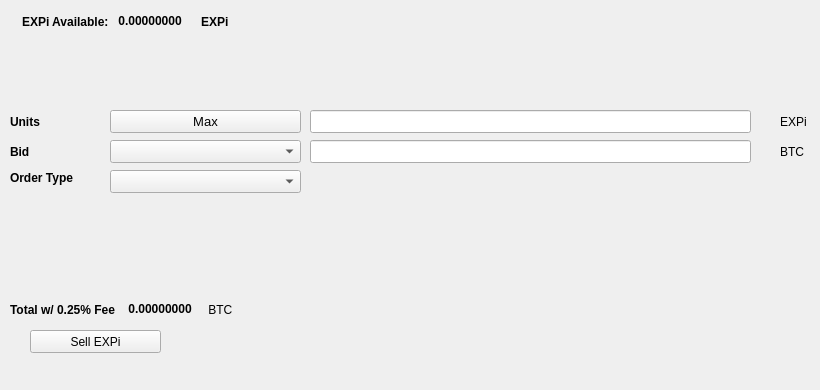
   <widget class="QWidget" name="SellTab">
    <attribute name="title">
     <string>Sell</string>
    </attribute>
    <widget class="QLabel" name="label_16">
     <property name="geometry">
      <rect>
       <x>780</x>
       <y>140</y>
       <width>31</width>
       <height>23</height>
      </rect>
     </property>
     <property name="text">
      <string>BTC</string>
     </property>
    </widget>
    <widget class="QComboBox" name="SellBidcomboBox">
     <property name="geometry">
      <rect>
       <x>110</x>
       <y>140</y>
       <width>191</width>
       <height>23</height>
      </rect>
     </property>
     <property name="font">
      <font>
       <pointsize>10</pointsize>
      </font>
     </property>
    </widget>
    <widget class="QLabel" name="label_18">
     <property name="geometry">
      <rect>
       <x>10</x>
       <y>110</y>
       <width>46</width>
       <height>23</height>
      </rect>
     </property>
     <property name="font">
      <font>
       <weight>75</weight>
       <bold>true</bold>
      </font>
     </property>
     <property name="text">
      <string>Units</string>
     </property>
    </widget>
    <widget class="QPushButton" name="Sell_Max_Amount">
     <property name="geometry">
      <rect>
       <x>110</x>
       <y>110</y>
       <width>191</width>
       <height>23</height>
      </rect>
     </property>
     <property name="font">
      <font>
       <pointsize>10</pointsize>
      </font>
     </property>
     <property name="text">
      <string>Max</string>
     </property>
    </widget>
    <widget class="QLabel" name="label_20">
     <property name="geometry">
      <rect>
       <x>10</x>
       <y>170</y>
       <width>91</width>
       <height>16</height>
      </rect>
     </property>
     <property name="font">
      <font>
       <weight>75</weight>
       <bold>true</bold>
      </font>
     </property>
     <property name="text">
      <string>Order Type</string>
     </property>
    </widget>
    <widget class="QComboBox" name="SellOrdertypeCombo">
     <property name="geometry">
      <rect>
       <x>110</x>
       <y>170</y>
       <width>191</width>
       <height>23</height>
      </rect>
     </property>
     <property name="font">
      <font>
       <pointsize>10</pointsize>
      </font>
     </property>
    </widget>
    <widget class="QLabel" name="label_21">
     <property name="geometry">
      <rect>
       <x>10</x>
       <y>140</y>
       <width>46</width>
       <height>23</height>
      </rect>
     </property>
     <property name="font">
      <font>
       <weight>75</weight>
       <bold>true</bold>
      </font>
     </property>
     <property name="text">
      <string>Bid</string>
     </property>
    </widget>
    <widget class="QLabel" name="label_22">
     <property name="geometry">
      <rect>
       <x>780</x>
       <y>110</y>
       <width>31</width>
       <height>23</height>
      </rect>
     </property>
     <property name="text">
      <string>EXPi</string>
     </property>
    </widget>
    <widget class="QLineEdit" name="UnitsInputEXPi">
     <property name="geometry">
      <rect>
       <x>310</x>
       <y>110</y>
       <width>441</width>
       <height>23</height>
      </rect>
     </property>
     <property name="font">
      <font>
       <pointsize>9</pointsize>
       <weight>75</weight>
       <bold>true</bold>
      </font>
     </property>
    </widget>
    <widget class="QLineEdit" name="SellBidPriceEdit">
     <property name="geometry">
      <rect>
       <x>310</x>
       <y>140</y>
       <width>441</width>
       <height>23</height>
      </rect>
     </property>
     <property name="font">
      <font>
       <pointsize>9</pointsize>
       <weight>75</weight>
       <bold>true</bold>
      </font>
     </property>
    </widget>
    <widget class="QPushButton" name="SellEXPiBTN">
     <property name="geometry">
      <rect>
       <x>30</x>
       <y>330</y>
       <width>131</width>
       <height>23</height>
      </rect>
     </property>
     <property name="text">
      <string>Sell EXPi</string>
     </property>
     <property name="icon">
      <iconset resource="../expi">
       <normaloff>:/icons/bitcoin</normaloff>:/icons/bitcoin</iconset>
     </property>
    </widget>
    <widget class="QWidget" name="layoutWidget3">
     <property name="geometry">
      <rect>
       <x>22</x>
       <y>12</y>
       <width>258</width>
       <height>19</height>
      </rect>
     </property>
     <layout class="QHBoxLayout" name="horizontalLayout">
      <item>
       <widget class="QLabel" name="label232_2">
        <property name="font">
         <font>
          <weight>75</weight>
          <bold>true</bold>
         </font>
        </property>
        <property name="text">
         <string>EXPi Available:</string>
        </property>
       </widget>
      </item>
      <item>
       <widget class="QLabel" name="EXPiAvailableLabel">
        <property name="palette">
         <palette>
          <active>
           <colorrole role="WindowText">
            <brush brushstyle="SolidPattern">
             <color alpha="255">
              <red>0</red>
              <green>0</green>
              <blue>0</blue>
             </color>
            </brush>
           </colorrole>
           <colorrole role="Button">
            <brush brushstyle="SolidPattern">
             <color alpha="255">
              <red>0</red>
              <green>170</green>
              <blue>0</blue>
             </color>
            </brush>
           </colorrole>
           <colorrole role="Light">
            <brush brushstyle="SolidPattern">
             <color alpha="255">
              <red>0</red>
              <green>255</green>
              <blue>0</blue>
             </color>
            </brush>
           </colorrole>
           <colorrole role="Midlight">
            <brush brushstyle="SolidPattern">
             <color alpha="255">
              <red>0</red>
              <green>212</green>
              <blue>0</blue>
             </color>
            </brush>
           </colorrole>
           <colorrole role="Dark">
            <brush brushstyle="SolidPattern">
             <color alpha="255">
              <red>0</red>
              <green>85</green>
              <blue>0</blue>
             </color>
            </brush>
           </colorrole>
           <colorrole role="Mid">
            <brush brushstyle="SolidPattern">
             <color alpha="255">
              <red>0</red>
              <green>113</green>
              <blue>0</blue>
             </color>
            </brush>
           </colorrole>
           <colorrole role="Text">
            <brush brushstyle="SolidPattern">
             <color alpha="255">
              <red>0</red>
              <green>170</green>
              <blue>0</blue>
             </color>
            </brush>
           </colorrole>
           <colorrole role="BrightText">
            <brush brushstyle="SolidPattern">
             <color alpha="255">
              <red>255</red>
              <green>255</green>
              <blue>255</blue>
             </color>
            </brush>
           </colorrole>
           <colorrole role="ButtonText">
            <brush brushstyle="SolidPattern">
             <color alpha="255">
              <red>0</red>
              <green>0</green>
              <blue>0</blue>
             </color>
            </brush>
           </colorrole>
           <colorrole role="Base">
            <brush brushstyle="SolidPattern">
             <color alpha="255">
              <red>255</red>
              <green>255</green>
              <blue>255</blue>
             </color>
            </brush>
           </colorrole>
           <colorrole role="Window">
            <brush brushstyle="SolidPattern">
             <color alpha="255">
              <red>0</red>
              <green>170</green>
              <blue>0</blue>
             </color>
            </brush>
           </colorrole>
           <colorrole role="Shadow">
            <brush brushstyle="SolidPattern">
             <color alpha="255">
              <red>0</red>
              <green>0</green>
              <blue>0</blue>
             </color>
            </brush>
           </colorrole>
           <colorrole role="AlternateBase">
            <brush brushstyle="SolidPattern">
             <color alpha="255">
              <red>127</red>
              <green>212</green>
              <blue>127</blue>
             </color>
            </brush>
           </colorrole>
           <colorrole role="ToolTipBase">
            <brush brushstyle="SolidPattern">
             <color alpha="255">
              <red>255</red>
              <green>255</green>
              <blue>220</blue>
             </color>
            </brush>
           </colorrole>
           <colorrole role="ToolTipText">
            <brush brushstyle="SolidPattern">
             <color alpha="255">
              <red>0</red>
              <green>0</green>
              <blue>0</blue>
             </color>
            </brush>
           </colorrole>
          </active>
          <inactive>
           <colorrole role="WindowText">
            <brush brushstyle="SolidPattern">
             <color alpha="255">
              <red>0</red>
              <green>0</green>
              <blue>0</blue>
             </color>
            </brush>
           </colorrole>
           <colorrole role="Button">
            <brush brushstyle="SolidPattern">
             <color alpha="255">
              <red>0</red>
              <green>170</green>
              <blue>0</blue>
             </color>
            </brush>
           </colorrole>
           <colorrole role="Light">
            <brush brushstyle="SolidPattern">
             <color alpha="255">
              <red>0</red>
              <green>255</green>
              <blue>0</blue>
             </color>
            </brush>
           </colorrole>
           <colorrole role="Midlight">
            <brush brushstyle="SolidPattern">
             <color alpha="255">
              <red>0</red>
              <green>212</green>
              <blue>0</blue>
             </color>
            </brush>
           </colorrole>
           <colorrole role="Dark">
            <brush brushstyle="SolidPattern">
             <color alpha="255">
              <red>0</red>
              <green>85</green>
              <blue>0</blue>
             </color>
            </brush>
           </colorrole>
           <colorrole role="Mid">
            <brush brushstyle="SolidPattern">
             <color alpha="255">
              <red>0</red>
              <green>113</green>
              <blue>0</blue>
             </color>
            </brush>
           </colorrole>
           <colorrole role="Text">
            <brush brushstyle="SolidPattern">
             <color alpha="255">
              <red>0</red>
              <green>170</green>
              <blue>0</blue>
             </color>
            </brush>
           </colorrole>
           <colorrole role="BrightText">
            <brush brushstyle="SolidPattern">
             <color alpha="255">
              <red>255</red>
              <green>255</green>
              <blue>255</blue>
             </color>
            </brush>
           </colorrole>
           <colorrole role="ButtonText">
            <brush brushstyle="SolidPattern">
             <color alpha="255">
              <red>0</red>
              <green>0</green>
              <blue>0</blue>
             </color>
            </brush>
           </colorrole>
           <colorrole role="Base">
            <brush brushstyle="SolidPattern">
             <color alpha="255">
              <red>255</red>
              <green>255</green>
              <blue>255</blue>
             </color>
            </brush>
           </colorrole>
           <colorrole role="Window">
            <brush brushstyle="SolidPattern">
             <color alpha="255">
              <red>0</red>
              <green>170</green>
              <blue>0</blue>
             </color>
            </brush>
           </colorrole>
           <colorrole role="Shadow">
            <brush brushstyle="SolidPattern">
             <color alpha="255">
              <red>0</red>
              <green>0</green>
              <blue>0</blue>
             </color>
            </brush>
           </colorrole>
           <colorrole role="AlternateBase">
            <brush brushstyle="SolidPattern">
             <color alpha="255">
              <red>127</red>
              <green>212</green>
              <blue>127</blue>
             </color>
            </brush>
           </colorrole>
           <colorrole role="ToolTipBase">
            <brush brushstyle="SolidPattern">
             <color alpha="255">
              <red>255</red>
              <green>255</green>
              <blue>220</blue>
             </color>
            </brush>
           </colorrole>
           <colorrole role="ToolTipText">
            <brush brushstyle="SolidPattern">
             <color alpha="255">
              <red>0</red>
              <green>0</green>
              <blue>0</blue>
             </color>
            </brush>
           </colorrole>
          </inactive>
          <disabled>
           <colorrole role="WindowText">
            <brush brushstyle="SolidPattern">
             <color alpha="255">
              <red>0</red>
              <green>85</green>
              <blue>0</blue>
             </color>
            </brush>
           </colorrole>
           <colorrole role="Button">
            <brush brushstyle="SolidPattern">
             <color alpha="255">
              <red>0</red>
              <green>170</green>
              <blue>0</blue>
             </color>
            </brush>
           </colorrole>
           <colorrole role="Light">
            <brush brushstyle="SolidPattern">
             <color alpha="255">
              <red>0</red>
              <green>255</green>
              <blue>0</blue>
             </color>
            </brush>
           </colorrole>
           <colorrole role="Midlight">
            <brush brushstyle="SolidPattern">
             <color alpha="255">
              <red>0</red>
              <green>212</green>
              <blue>0</blue>
             </color>
            </brush>
           </colorrole>
           <colorrole role="Dark">
            <brush brushstyle="SolidPattern">
             <color alpha="255">
              <red>0</red>
              <green>85</green>
              <blue>0</blue>
             </color>
            </brush>
           </colorrole>
           <colorrole role="Mid">
            <brush brushstyle="SolidPattern">
             <color alpha="255">
              <red>0</red>
              <green>113</green>
              <blue>0</blue>
             </color>
            </brush>
           </colorrole>
           <colorrole role="Text">
            <brush brushstyle="SolidPattern">
             <color alpha="255">
              <red>0</red>
              <green>85</green>
              <blue>0</blue>
             </color>
            </brush>
           </colorrole>
           <colorrole role="BrightText">
            <brush brushstyle="SolidPattern">
             <color alpha="255">
              <red>255</red>
              <green>255</green>
              <blue>255</blue>
             </color>
            </brush>
           </colorrole>
           <colorrole role="ButtonText">
            <brush brushstyle="SolidPattern">
             <color alpha="255">
              <red>0</red>
              <green>85</green>
              <blue>0</blue>
             </color>
            </brush>
           </colorrole>
           <colorrole role="Base">
            <brush brushstyle="SolidPattern">
             <color alpha="255">
              <red>0</red>
              <green>170</green>
              <blue>0</blue>
             </color>
            </brush>
           </colorrole>
           <colorrole role="Window">
            <brush brushstyle="SolidPattern">
             <color alpha="255">
              <red>0</red>
              <green>170</green>
              <blue>0</blue>
             </color>
            </brush>
           </colorrole>
           <colorrole role="Shadow">
            <brush brushstyle="SolidPattern">
             <color alpha="255">
              <red>0</red>
              <green>0</green>
              <blue>0</blue>
             </color>
            </brush>
           </colorrole>
           <colorrole role="AlternateBase">
            <brush brushstyle="SolidPattern">
             <color alpha="255">
              <red>0</red>
              <green>170</green>
              <blue>0</blue>
             </color>
            </brush>
           </colorrole>
           <colorrole role="ToolTipBase">
            <brush brushstyle="SolidPattern">
             <color alpha="255">
              <red>255</red>
              <green>255</green>
              <blue>220</blue>
             </color>
            </brush>
           </colorrole>
           <colorrole role="ToolTipText">
            <brush brushstyle="SolidPattern">
             <color alpha="255">
              <red>0</red>
              <green>0</green>
              <blue>0</blue>
             </color>
            </brush>
           </colorrole>
          </disabled>
         </palette>
        </property>
        <property name="font">
         <font>
          <weight>75</weight>
          <bold>true</bold>
         </font>
        </property>
        <property name="text">
         <string> 0.00000000 </string>
        </property>
        <property name="textInteractionFlags">
         <set>Qt::LinksAccessibleByMouse|Qt::TextSelectableByKeyboard|Qt::TextSelectableByMouse</set>
        </property>
       </widget>
      </item>
      <item>
       <widget class="QLabel" name="labelEXPi">
        <property name="font">
         <font>
          <weight>75</weight>
          <bold>true</bold>
         </font>
        </property>
        <property name="text">
         <string>EXPi</string>
        </property>
       </widget>
      </item>
     </layout>
    </widget>
    <widget class="QWidget" name="layoutWidget">
     <property name="geometry">
      <rect>
       <x>10</x>
       <y>300</y>
       <width>268</width>
       <height>19</height>
      </rect>
     </property>
     <layout class="QHBoxLayout" name="horizontalLayout_2">
      <item>
       <widget class="QLabel" name="label_19">
        <property name="font">
         <font>
          <weight>75</weight>
          <bold>true</bold>
         </font>
        </property>
        <property name="text">
         <string>Total w/ 0.25% Fee </string>
        </property>
       </widget>
      </item>
      <item>
       <widget class="QLabel" name="SellCostLabel">
        <property name="palette">
         <palette>
          <active>
           <colorrole role="WindowText">
            <brush brushstyle="SolidPattern">
             <color alpha="255">
              <red>0</red>
              <green>0</green>
              <blue>0</blue>
             </color>
            </brush>
           </colorrole>
           <colorrole role="Button">
            <brush brushstyle="SolidPattern">
             <color alpha="255">
              <red>0</red>
              <green>170</green>
              <blue>0</blue>
             </color>
            </brush>
           </colorrole>
           <colorrole role="Light">
            <brush brushstyle="SolidPattern">
             <color alpha="255">
              <red>0</red>
              <green>255</green>
              <blue>0</blue>
             </color>
            </brush>
           </colorrole>
           <colorrole role="Midlight">
            <brush brushstyle="SolidPattern">
             <color alpha="255">
              <red>0</red>
              <green>212</green>
              <blue>0</blue>
             </color>
            </brush>
           </colorrole>
           <colorrole role="Dark">
            <brush brushstyle="SolidPattern">
             <color alpha="255">
              <red>0</red>
              <green>85</green>
              <blue>0</blue>
             </color>
            </brush>
           </colorrole>
           <colorrole role="Mid">
            <brush brushstyle="SolidPattern">
             <color alpha="255">
              <red>0</red>
              <green>113</green>
              <blue>0</blue>
             </color>
            </brush>
           </colorrole>
           <colorrole role="Text">
            <brush brushstyle="SolidPattern">
             <color alpha="255">
              <red>0</red>
              <green>170</green>
              <blue>0</blue>
             </color>
            </brush>
           </colorrole>
           <colorrole role="BrightText">
            <brush brushstyle="SolidPattern">
             <color alpha="255">
              <red>255</red>
              <green>255</green>
              <blue>255</blue>
             </color>
            </brush>
           </colorrole>
           <colorrole role="ButtonText">
            <brush brushstyle="SolidPattern">
             <color alpha="255">
              <red>0</red>
              <green>0</green>
              <blue>0</blue>
             </color>
            </brush>
           </colorrole>
           <colorrole role="Base">
            <brush brushstyle="SolidPattern">
             <color alpha="255">
              <red>255</red>
              <green>255</green>
              <blue>255</blue>
             </color>
            </brush>
           </colorrole>
           <colorrole role="Window">
            <brush brushstyle="SolidPattern">
             <color alpha="255">
              <red>0</red>
              <green>170</green>
              <blue>0</blue>
             </color>
            </brush>
           </colorrole>
           <colorrole role="Shadow">
            <brush brushstyle="SolidPattern">
             <color alpha="255">
              <red>0</red>
              <green>0</green>
              <blue>0</blue>
             </color>
            </brush>
           </colorrole>
           <colorrole role="AlternateBase">
            <brush brushstyle="SolidPattern">
             <color alpha="255">
              <red>127</red>
              <green>212</green>
              <blue>127</blue>
             </color>
            </brush>
           </colorrole>
           <colorrole role="ToolTipBase">
            <brush brushstyle="SolidPattern">
             <color alpha="255">
              <red>255</red>
              <green>255</green>
              <blue>220</blue>
             </color>
            </brush>
           </colorrole>
           <colorrole role="ToolTipText">
            <brush brushstyle="SolidPattern">
             <color alpha="255">
              <red>0</red>
              <green>0</green>
              <blue>0</blue>
             </color>
            </brush>
           </colorrole>
          </active>
          <inactive>
           <colorrole role="WindowText">
            <brush brushstyle="SolidPattern">
             <color alpha="255">
              <red>0</red>
              <green>0</green>
              <blue>0</blue>
             </color>
            </brush>
           </colorrole>
           <colorrole role="Button">
            <brush brushstyle="SolidPattern">
             <color alpha="255">
              <red>0</red>
              <green>170</green>
              <blue>0</blue>
             </color>
            </brush>
           </colorrole>
           <colorrole role="Light">
            <brush brushstyle="SolidPattern">
             <color alpha="255">
              <red>0</red>
              <green>255</green>
              <blue>0</blue>
             </color>
            </brush>
           </colorrole>
           <colorrole role="Midlight">
            <brush brushstyle="SolidPattern">
             <color alpha="255">
              <red>0</red>
              <green>212</green>
              <blue>0</blue>
             </color>
            </brush>
           </colorrole>
           <colorrole role="Dark">
            <brush brushstyle="SolidPattern">
             <color alpha="255">
              <red>0</red>
              <green>85</green>
              <blue>0</blue>
             </color>
            </brush>
           </colorrole>
           <colorrole role="Mid">
            <brush brushstyle="SolidPattern">
             <color alpha="255">
              <red>0</red>
              <green>113</green>
              <blue>0</blue>
             </color>
            </brush>
           </colorrole>
           <colorrole role="Text">
            <brush brushstyle="SolidPattern">
             <color alpha="255">
              <red>0</red>
              <green>170</green>
              <blue>0</blue>
             </color>
            </brush>
           </colorrole>
           <colorrole role="BrightText">
            <brush brushstyle="SolidPattern">
             <color alpha="255">
              <red>255</red>
              <green>255</green>
              <blue>255</blue>
             </color>
            </brush>
           </colorrole>
           <colorrole role="ButtonText">
            <brush brushstyle="SolidPattern">
             <color alpha="255">
              <red>0</red>
              <green>0</green>
              <blue>0</blue>
             </color>
            </brush>
           </colorrole>
           <colorrole role="Base">
            <brush brushstyle="SolidPattern">
             <color alpha="255">
              <red>255</red>
              <green>255</green>
              <blue>255</blue>
             </color>
            </brush>
           </colorrole>
           <colorrole role="Window">
            <brush brushstyle="SolidPattern">
             <color alpha="255">
              <red>0</red>
              <green>170</green>
              <blue>0</blue>
             </color>
            </brush>
           </colorrole>
           <colorrole role="Shadow">
            <brush brushstyle="SolidPattern">
             <color alpha="255">
              <red>0</red>
              <green>0</green>
              <blue>0</blue>
             </color>
            </brush>
           </colorrole>
           <colorrole role="AlternateBase">
            <brush brushstyle="SolidPattern">
             <color alpha="255">
              <red>127</red>
              <green>212</green>
              <blue>127</blue>
             </color>
            </brush>
           </colorrole>
           <colorrole role="ToolTipBase">
            <brush brushstyle="SolidPattern">
             <color alpha="255">
              <red>255</red>
              <green>255</green>
              <blue>220</blue>
             </color>
            </brush>
           </colorrole>
           <colorrole role="ToolTipText">
            <brush brushstyle="SolidPattern">
             <color alpha="255">
              <red>0</red>
              <green>0</green>
              <blue>0</blue>
             </color>
            </brush>
           </colorrole>
          </inactive>
          <disabled>
           <colorrole role="WindowText">
            <brush brushstyle="SolidPattern">
             <color alpha="255">
              <red>0</red>
              <green>85</green>
              <blue>0</blue>
             </color>
            </brush>
           </colorrole>
           <colorrole role="Button">
            <brush brushstyle="SolidPattern">
             <color alpha="255">
              <red>0</red>
              <green>170</green>
              <blue>0</blue>
             </color>
            </brush>
           </colorrole>
           <colorrole role="Light">
            <brush brushstyle="SolidPattern">
             <color alpha="255">
              <red>0</red>
              <green>255</green>
              <blue>0</blue>
             </color>
            </brush>
           </colorrole>
           <colorrole role="Midlight">
            <brush brushstyle="SolidPattern">
             <color alpha="255">
              <red>0</red>
              <green>212</green>
              <blue>0</blue>
             </color>
            </brush>
           </colorrole>
           <colorrole role="Dark">
            <brush brushstyle="SolidPattern">
             <color alpha="255">
              <red>0</red>
              <green>85</green>
              <blue>0</blue>
             </color>
            </brush>
           </colorrole>
           <colorrole role="Mid">
            <brush brushstyle="SolidPattern">
             <color alpha="255">
              <red>0</red>
              <green>113</green>
              <blue>0</blue>
             </color>
            </brush>
           </colorrole>
           <colorrole role="Text">
            <brush brushstyle="SolidPattern">
             <color alpha="255">
              <red>0</red>
              <green>85</green>
              <blue>0</blue>
             </color>
            </brush>
           </colorrole>
           <colorrole role="BrightText">
            <brush brushstyle="SolidPattern">
             <color alpha="255">
              <red>255</red>
              <green>255</green>
              <blue>255</blue>
             </color>
            </brush>
           </colorrole>
           <colorrole role="ButtonText">
            <brush brushstyle="SolidPattern">
             <color alpha="255">
              <red>0</red>
              <green>85</green>
              <blue>0</blue>
             </color>
            </brush>
           </colorrole>
           <colorrole role="Base">
            <brush brushstyle="SolidPattern">
             <color alpha="255">
              <red>0</red>
              <green>170</green>
              <blue>0</blue>
             </color>
            </brush>
           </colorrole>
           <colorrole role="Window">
            <brush brushstyle="SolidPattern">
             <color alpha="255">
              <red>0</red>
              <green>170</green>
              <blue>0</blue>
             </color>
            </brush>
           </colorrole>
           <colorrole role="Shadow">
            <brush brushstyle="SolidPattern">
             <color alpha="255">
              <red>0</red>
              <green>0</green>
              <blue>0</blue>
             </color>
            </brush>
           </colorrole>
           <colorrole role="AlternateBase">
            <brush brushstyle="SolidPattern">
             <color alpha="255">
              <red>0</red>
              <green>170</green>
              <blue>0</blue>
             </color>
            </brush>
           </colorrole>
           <colorrole role="ToolTipBase">
            <brush brushstyle="SolidPattern">
             <color alpha="255">
              <red>255</red>
              <green>255</green>
              <blue>220</blue>
             </color>
            </brush>
           </colorrole>
           <colorrole role="ToolTipText">
            <brush brushstyle="SolidPattern">
             <color alpha="255">
              <red>0</red>
              <green>0</green>
              <blue>0</blue>
             </color>
            </brush>
           </colorrole>
          </disabled>
         </palette>
        </property>
        <property name="font">
         <font>
          <weight>75</weight>
          <bold>true</bold>
         </font>
        </property>
        <property name="autoFillBackground">
         <bool>false</bool>
        </property>
        <property name="text">
         <string> 0.00000000</string>
        </property>
        <property name="textInteractionFlags">
         <set>Qt::LinksAccessibleByMouse|Qt::TextSelectableByMouse</set>
        </property>
       </widget>
      </item>
      <item>
       <widget class="QLabel" name="label_17">
        <property name="font">
         <font>
          <weight>50</weight>
          <bold>false</bold>
         </font>
        </property>
        <property name="text">
         <string> BTC</string>
        </property>
       </widget>
      </item>
     </layout>
    </widget>
    <widget class="QLabel" name="label_23">
     <property name="geometry">
      <rect>
       <x>460</x>
       <y>300</y>
       <width>281</width>
       <height>81</height>
      </rect>
     </property>
     <property name="text">
      <string/>
     </property>
     <property name="pixmap">
      <pixmap>:/images/bittrex</pixmap>
     </property>
    </widget>
   </widget>
